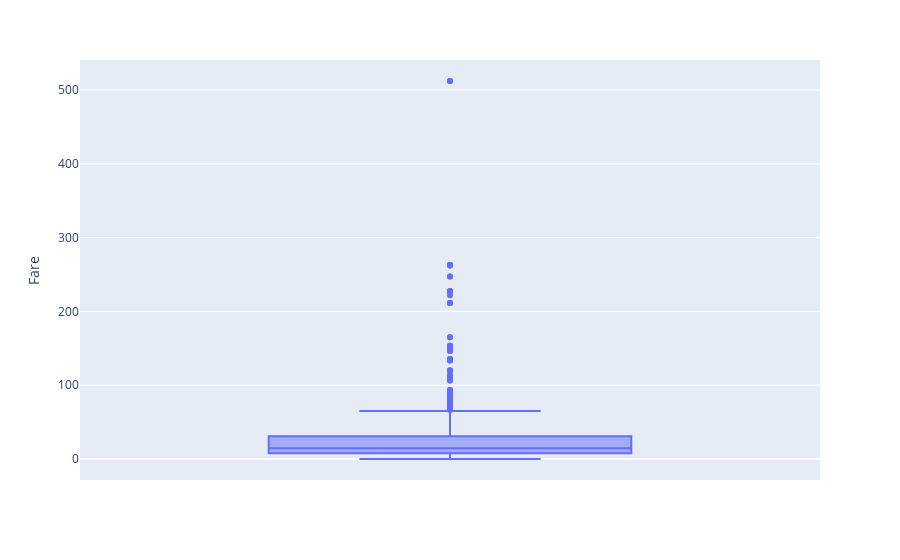

The notebook cell this image was saved under:
### Markdown cell above
---
РАБОТА С ПРИЗНАКОМ FARE

### Code cell
px.box(train, y='Fare')

### Figure 1 — Plotly figure (JSON) as saved in the notebook; plotly's stock layout.template omitted (floating-point values rounded to 4 significant figures; data arrays with more than 128 entries replaced by an {"elided": "..."} marker saying what was removed)
{"data": [{"alignmentgroup": "True", "hovertemplate": "Fare=%{y}<extra></extra>", "legendgroup": "", "marker": {"color": "#636efa"}, "name": "", "notched": false, "offsetgroup": "", "orientation": "v", "showlegend": false, "type": "box", "x0": " ", "xaxis": "x", "y": {"elided": "891 float values"}, "y0": " ", "yaxis": "y"}], "layout": {"boxmode": "group", "legend": {"tracegroupgap": 0}, "margin": {"t": 60}, "xaxis": {"anchor": "y", "domain": [0, 1]}, "yaxis": {"anchor": "x", "domain": [0, 1], "title": {"text": "Fare"}}}}
